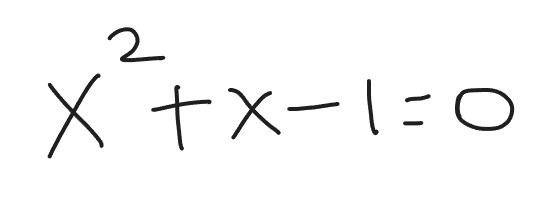
#> input picture TestImages/test6.jpeg, 557 x 217 px
$ python -i TiltCorrection.py   (imports and definitions only)
#> lines starting #> are read from the running program, lines starting #| are printed output that depends on the picture; after the words box and inside, x2 and y2 are one past the last pixel; in counts of white or black regions, pixels touching at a corner belong together
#> in deskew_image, img is the input picture: shape (217, 557, 3); min 20, max 255, mean 248.7
import cv2
import numpy as np
from scipy.stats import linregress

# Works!

def find_text_tilt(image_path):
    """Finds the tilt angle of text in an image by detecting the central text axis."""
#> called with image_path = '../TestImages/test6.jpeg'

    # Load the image in grayscale
    img = cv2.imread(image_path, cv2.IMREAD_GRAYSCALE)
#> img: shape (217, 557); min 20, max 255, mean 248.7
    if img is None:
        raise ValueError(f"Could not read image at {image_path}")

    # Apply binary threshold
    _, thresh = cv2.threshold(img, 0, 255, cv2.THRESH_BINARY_INV + cv2.THRESH_OTSU)
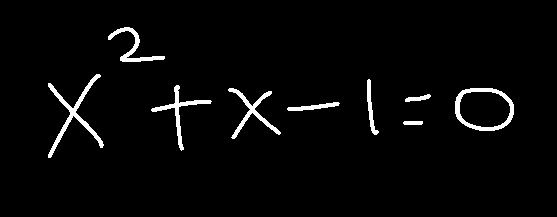
#> thresh: shape (217, 557); 2.9% white; 9 white regions

    # Find contours (bounding boxes around characters)
    contours, _ = cv2.findContours(thresh, cv2.RETR_EXTERNAL, cv2.CHAIN_APPROX_SIMPLE)
#> contours = 9 contours; largest, box (x1, y1, x2, y2) and area: (455, 88, 514, 131) 2040, (48, 74, 104, 158) 609, (228, 88, 281, 139) 422, (151, 85, 212, 151) 389, (108, 27, 165, 62) 345

    # Collect the center of each bounding box
    centers = []
    for cnt in contours:
        x, y, w, h = cv2.boundingRect(cnt)
        cx, cy = x + w // 2, y + h // 2  # Compute centroid
        centers.append((cx, cy))
#> this loop made 9 passes
#> (x, y, w, h, cx, cy) on passes 1 to 9: (403, 121, 20, 4, 413, 123), (287, 102, 53, 9, 313, 106), (405, 94, 26, 8, 418, 98), (455, 88, 59, 43, 484, 109), (228, 88, 53, 51, 254, 113), (151, 85, 61, 66, 181, 118), (367, 79, 12, 56, 373, 107), (48, 74, 56, 84, 76, 116), (108, 27, 57, 35, 136, 44)
#> after the loop, centers = [(413, 123), (313, 106), (418, 98), (484, 109), (254, 113), (181, 118), (373, 107), (76, 116), (136, 44)]

    if len(centers) < 2:
        raise ValueError("Not enough characters detected to compute tilt.")

    # Convert to numpy array for processing
    centers = np.array(centers)
#> centers = [[413, 123], [313, 106], [418, 98], [484, 109], [254, 113], [181, 118], [373, 107], [76, 116], [136, 44]]

    # Perform linear regression (fit a line through the character centers)
    slope, intercept, _, _, _ = linregress(centers[:, 0], centers[:, 1])
#> slope = 0.0482; intercept = 89.6

    # Compute tilt angle (convert slope to degrees)
    angle = np.arctan(slope) * (180 / np.pi)
#> angle = 2.76

    return angle

def deskew_image(image_path, save_path=".\\cache\\deskewed_image.png"):
    """Rotates an image to correct tilt using the detected tilt angle."""

    # Load the original image
    img = cv2.imread(image_path)
    if img is None:
        raise ValueError(f"Could not read image at {image_path}")

    # Find tilt angle
    tilt_angle = find_text_tilt(image_path)
#> tilt_angle = 2.76

    # Get image dimensions
    h, w = img.shape[:2]
#> h = 217; w = 557
    center = (w // 2, h // 2)
#> center = (278, 108)

    # Compute rotation matrix (negative angle to deskew)
    rotation_matrix = cv2.getRotationMatrix2D(center, tilt_angle, 1.0)
#> rotation_matrix = [[0.999, 0.0481, -4.87], [-0.0481, 0.999, 13.5]]

    # Perform affine transformation (rotation)
    deskewed_img = cv2.warpAffine(img, rotation_matrix, (w, h), flags=cv2.INTER_CUBIC, borderMode=cv2.BORDER_REPLICATE)
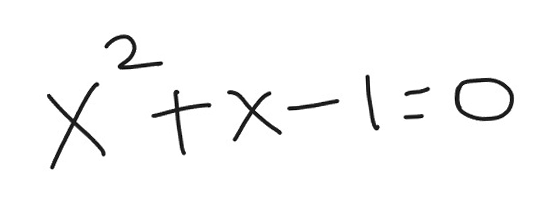
#> deskewed_img: shape (217, 557, 3); min 0, max 255, mean 248.6

    # Save and return the deskewed image
    cv2.imwrite(save_path, deskewed_img)
    print(f"Deskewed image saved as {save_path}")

    return deskewed_img

>>> result = deskew_image('../TestImages/test6.jpeg')

$ run again, on TestImages/image.png
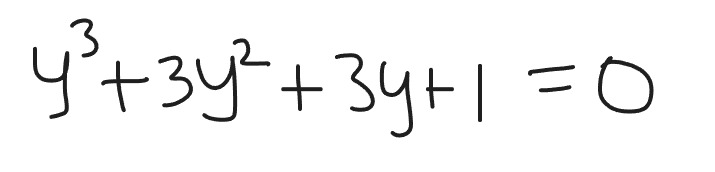
#> input picture TestImages/image.png, 715 x 172 px
#> in deskew_image, img is the input picture: shape (172, 715, 3); min 19, max 255, mean 245.2
#> img: shape (172, 715)
#> in find_text_tilt, `_, thresh = cv2.threshold(img, 0, 255, cv2.THRESH_BINARY_INV + cv2.THR..`:
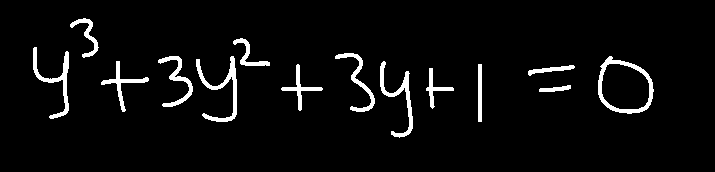
#> thresh: shape (172, 715); 4.5% white; 14 white regions
#> contours = 14 contours; largest, box (x1, y1, x2, y2) and area: (598, 56, 654, 114) 2380, (196, 56, 237, 122) 503, (33, 47, 69, 119) 442, (380, 61, 413, 138) 440, (335, 53, 375, 112) 348
#> the loop in find_text_tilt, `for cnt in contours:` made 14 passes
#> (x, y, w, h, cx, cy) on passes 1, 2, 3, 5, 6, 7, 8, 9: (539, 85, 32, 7, 555, 88), (426, 68, 28, 41, 440, 88), (528, 65, 47, 11, 551, 70), (281, 64, 42, 47, 302, 87), (380, 61, 33, 77, 396, 99), (101, 61, 48, 51, 125, 86), (598, 56, 56, 58, 626, 85), (196, 56, 41, 66, 216, 89)
#> after the loop in find_text_tilt, `for cnt in contours:`: centers = [(555, 88), (440, 88), (551, 70), (480, 93), (302, 87), (396, 99), (125, 86), (626, 85), (216, 89), (175, 81), (355, 82), (51, 83), (251, 52), (84, 38)]
#> in find_text_tilt, `centers = np.array(centers)`: centers = 14 rows, first 8: [555, 88], [440, 88], [551, 70], [480, 93], [302, 87], [396, 99], [125, 86], [626, 85]
#> slope = 0.0317; intercept = 69.64
#> angle = 1.82
#> rotation_matrix = [[0.999, 0.0317, -2.55], [-0.0317, 0.999, 11.36]]
#> in deskew_image, `deskewed_img = cv2.warpAffine(img, rotation_matrix, (w, h), flags=cv2...`:
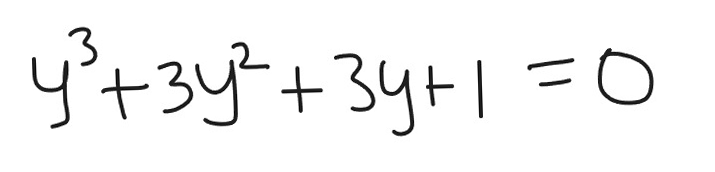
#> deskewed_img: shape (172, 715, 3); min 0, max 255, mean 245

$ run again, on TestImages/test1.png
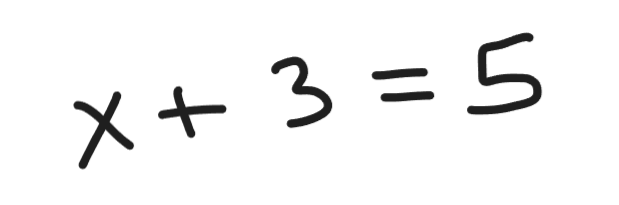
#> input picture TestImages/test1.png, 619 x 205 px
#> in deskew_image, img is the input picture: shape (205, 619, 3); min 31, max 255, mean 244.2
#> img: shape (205, 619)
#> in find_text_tilt, `_, thresh = cv2.threshold(img, 0, 255, cv2.THRESH_BINARY_INV + cv2.THR..`:
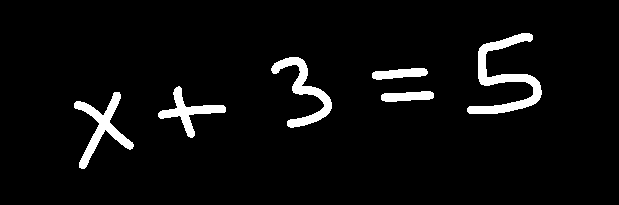
#> thresh: shape (205, 619); 4.8% white; 6 white regions
#> contours = 6 contours; box (x1, y1, x2, y2) and area: (467, 33, 542, 114) 1630, (74, 92, 134, 169) 1115, (271, 57, 332, 128) 1090, (158, 86, 226, 138) 809, (372, 68, 428, 80) 400, (381, 91, 434, 102) 383
#> the loop in find_text_tilt, `for cnt in contours:` made 6 passes
#> (x, y, w, h, cx, cy) on passes 1 to 6: (74, 92, 60, 77, 104, 130), (381, 91, 53, 11, 407, 96), (158, 86, 68, 52, 192, 112), (372, 68, 56, 12, 400, 74), (271, 57, 61, 71, 301, 92), (467, 33, 75, 81, 504, 73)
#> after the loop in find_text_tilt, `for cnt in contours:`: centers = [(104, 130), (407, 96), (192, 112), (400, 74), (301, 92), (504, 73)]
#> in find_text_tilt, `centers = np.array(centers)`: centers = [[104, 130], [407, 96], [192, 112], [400, 74], [301, 92], [504, 73]]
#> slope = -0.138; intercept = 139.9
#> angle = -7.84
#> rotation_matrix = [[0.991, -0.136, 16.79], [0.136, 0.991, -41.18]]
#> in deskew_image, `deskewed_img = cv2.warpAffine(img, rotation_matrix, (w, h), flags=cv2...`:
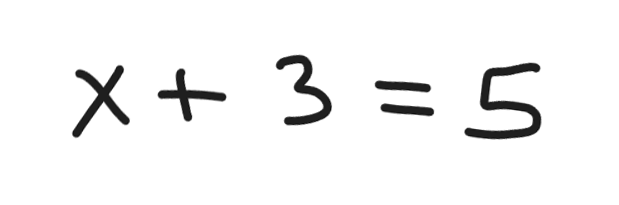
#> deskewed_img: shape (205, 619, 3); min 9, max 255, mean 244.2

$ run again, on TestImages/test2.png
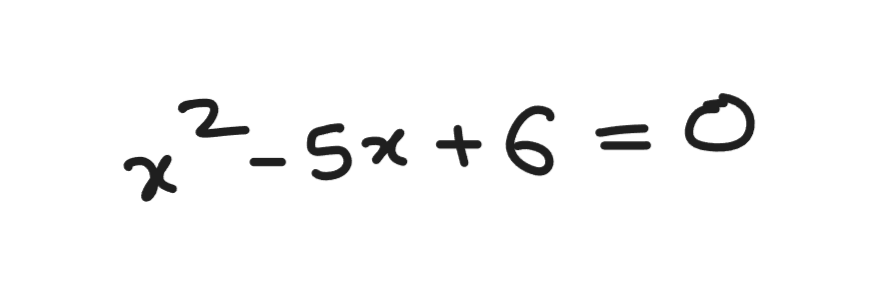
#> input picture TestImages/test2.png, 882 x 305 px
#> in deskew_image, img is the input picture: shape (305, 882, 3); min 31, max 255, mean 247.9
#> img: shape (305, 882)
#> in find_text_tilt, `_, thresh = cv2.threshold(img, 0, 255, cv2.THRESH_BINARY_INV + cv2.THR..`:
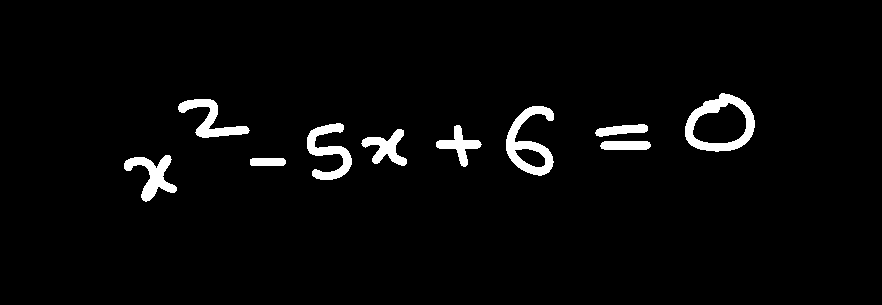
#> thresh: shape (305, 882); 3.2% white; 10 white regions
#> contours = 10 contours; largest, box (x1, y1, x2, y2) and area: (685, 93, 755, 152) 2999, (506, 106, 554, 176) 1652, (307, 123, 352, 180) 984, (124, 155, 177, 202) 917, (178, 99, 250, 138) 871
#> the loop in find_text_tilt, `for cnt in contours:` made 10 passes
#> (x, y, w, h, cx, cy) on passes 1 to 8: (250, 158, 36, 8, 268, 162), (124, 155, 53, 47, 150, 178), (600, 141, 51, 9, 625, 145), (361, 129, 46, 37, 384, 147), (436, 125, 46, 42, 459, 146), (595, 124, 53, 13, 621, 130), (307, 123, 45, 57, 329, 151), (506, 106, 48, 70, 530, 141)
#> after the loop in find_text_tilt, `for cnt in contours:`: centers = [(268, 162), (150, 178), (625, 145), (384, 147), (459, 146), (621, 130), (329, 151), (530, 141), (214, 118), (720, 122)]
#> in find_text_tilt, `centers = np.array(centers)`: centers = [[268, 162], [150, 178], [625, 145], [384, 147], [459, 146], [621, 130], [329, 151], [530, 141], [214, 118], [720, 122]]
#> slope = -0.0503; intercept = 165.6
#> angle = -2.88
#> rotation_matrix = [[0.999, -0.0503, 8.2], [0.0503, 0.999, -21.98]]
#> in deskew_image, `deskewed_img = cv2.warpAffine(img, rotation_matrix, (w, h), flags=cv2...`:
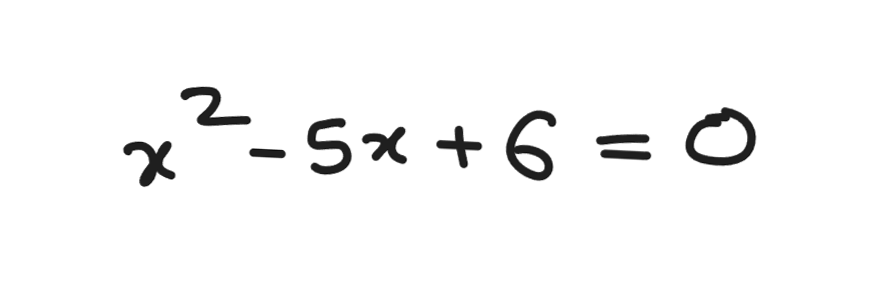
#> deskewed_img: shape (305, 882, 3); min 9, max 255, mean 247.8
